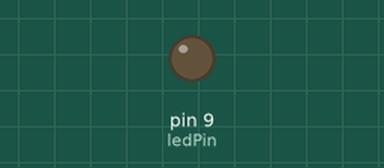
The sketch below on a simulated Arduino Uno, built with avr-gcc and run on an emulated ATmega328P. Parts: output pins drawn as LEDs (lit = HIGH).

Above: at 0.05 s.
At 1.2 s:
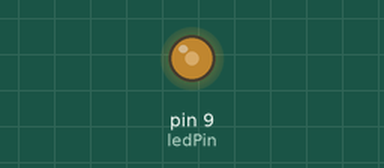
At 2.35 s:
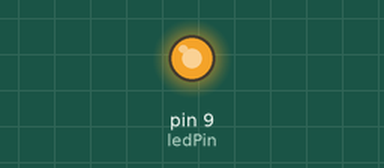
At 4.7 s:
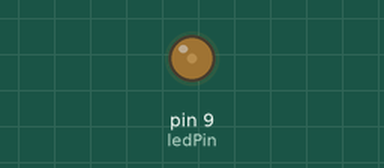
Timing chart, 0 to 6.8 s (numbered marks = the images above):
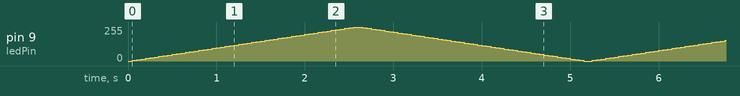

The sketch:

_0811_-_12V_LED_strip_with_TIP122_PWM.ino
```cpp
/*  0811 - 12V LED strip with TIP122 PWM
 *
 * This sketch shows you how to drive a 12V LED strip using a TIP122 Darlington transistor.
 *
 * The sketch makes the strip LEDs to fade on and off using Pulse Width Modulation.
 * Use any PWM-capable pin on your Arduino.
 *
 * This sketch was written by Peter Dalmaris for Arduino Step by Step.
 *
 * Components
 * ----------
 *  - Arduino Uno
 *  - 1 x TIP122 transistor
 *  - 1 x 1KOhm current limiting resistor for the transistor
 *  - 1 x white LED strip (various lengths are ok)
 *  - A breadboard
 *  - Jumper wires
 *  - A wall socket 12V power supply, 12V battery, or bench power supply for powering the LED strip
 *
 *  Libraries
 *  ---------
 *  - None
 *
 * Connections
 * -----------
 *
 *  See the schematic that is provided with this lecture.
 *
 *  Other information
 *  ------------------
 *  For more info on the TIP122, see http://www.farnell.com/datasheets/1690291.pdf?_ga=2.252195084.467612952.1495583474-528894072.1495583474
 *
 *  Created on May 23 2017 by Peter Dalmaris
 *
 */

int ledPin = 9;    // LED connected to digital pin 9 (PWM capable)

void setup() {
  // nothing happens in setup
}

void loop() {
  // fade in from min to max in increments of 5 points:
  for (int fadeValue = 0 ; fadeValue <= 255; fadeValue += 5) {
    // sets the value (range from 0 to 255):
    analogWrite(ledPin, fadeValue);
    // wait for 50 milliseconds to see the dimming effect
    delay(50);
  }

  // fade out from max to min in increments of 5 points:
  for (int fadeValue = 255 ; fadeValue >= 0; fadeValue -= 5) {
    // sets the value (range from 0 to 255):
    analogWrite(ledPin, fadeValue);
    // wait for 50 milliseconds to see the dimming effect
    delay(50);
  }
}
```
